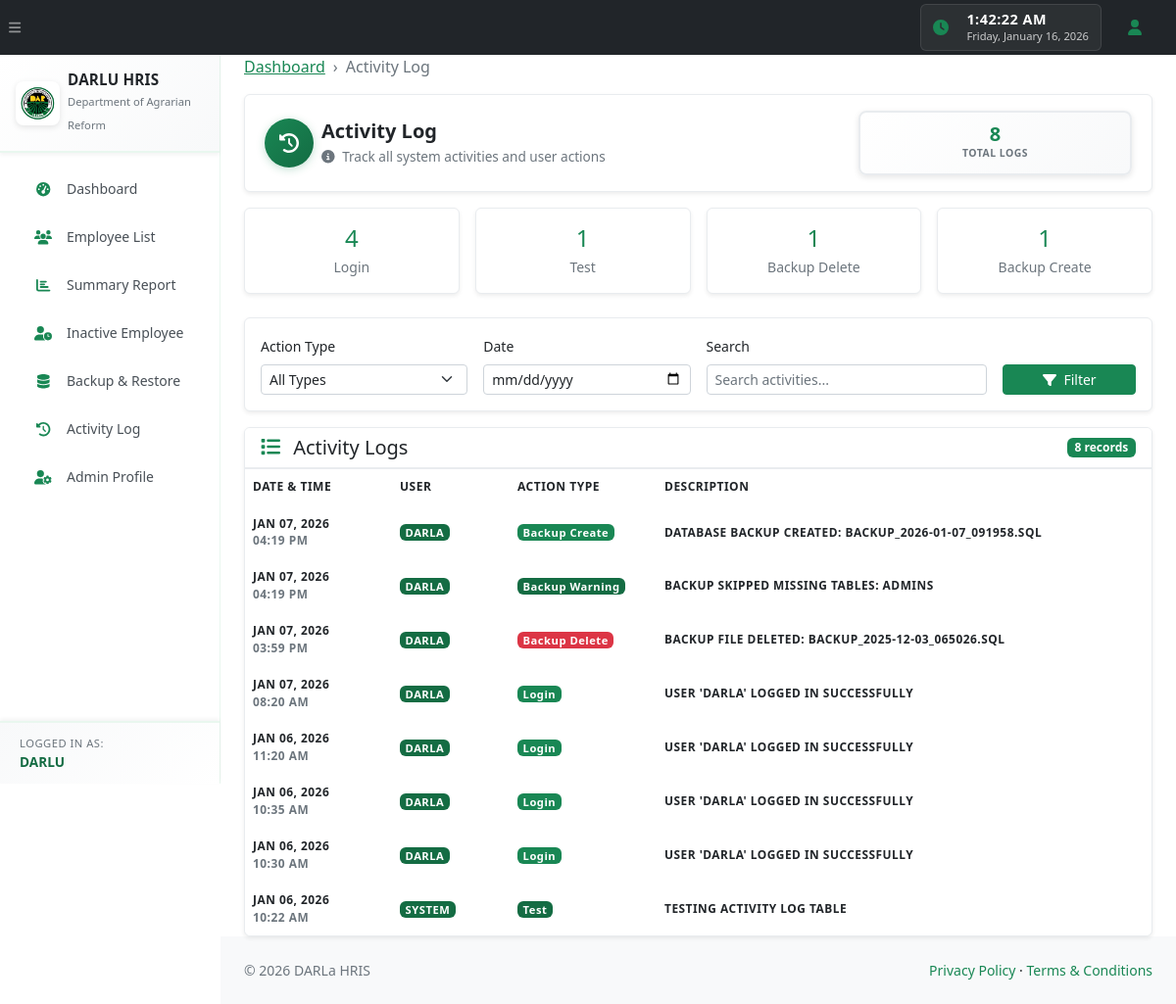
Page /activity_log.php (signed in) on the committed database.
### tables this page shows
CREATE TABLE `activity_logs` (
  `id` int(10) unsigned NOT NULL AUTO_INCREMENT,
  `user_id` varchar(50) NOT NULL,
  `action_type` varchar(100) NOT NULL,
  `action_description` text NOT NULL,
  `table_name` varchar(100) DEFAULT NULL,
  `record_id` int(10) unsigned DEFAULT NULL,
  `ip_address` varchar(45) DEFAULT NULL,
  `user_agent` text DEFAULT NULL,
  `created_at` timestamp NOT NULL DEFAULT current_timestamp(),
  PRIMARY KEY (`id`),
  KEY `idx_user` (`user_id`),
  KEY `idx_action_type` (`action_type`),
  KEY `idx_created_at` (`created_at`),
  KEY `idx_table_record` (`table_name`,`record_id`)
);

### activity_log.php (the view, shortened to what this page needs)
<?php
require_once 'db.php';
try {
    $pdo->query("SELECT 1 FROM activity_logs LIMIT 1");
} catch (PDOException $e) {
    $pdo->exec("
        CREATE TABLE IF NOT EXISTS activity_logs (
            id INT UNSIGNED AUTO_INCREMENT PRIMARY KEY,
            user_id VARCHAR(50) NOT NULL,
            action_type VARCHAR(100) NOT NULL,
            action_description TEXT NOT NULL,
            table_name VARCHAR(100) DEFAULT NULL,
            record_id INT UNSIGNED DEFAULT NULL,
            user_agent TEXT DEFAULT NULL,
            created_at TIMESTAMP DEFAULT CURRENT_TIMESTAMP,
            INDEX idx_user (user_id),
            INDEX idx_action_type (action_type),
            INDEX idx_created_at (created_at),
            INDEX idx_table_record (table_name, record_id)
        )
    ");
}
$filterType = $_GET['type'] ?? 'all';
$filterDate = $_GET['date'] ?? '';
$searchQuery = $_GET['search'] ?? '';
$page = max(1, intval($_GET['page'] ?? 1));
$perPage = 50;
$offset = ($page - 1) * $perPage;
$whereConditions = [];
$whereClause = !empty($whereConditions) ? 'WHERE ' . implode(' AND ', $whereConditions) : '';
$countStmt = $pdo->prepare("SELECT COUNT(*) FROM activity_logs $whereClause");
$countStmt->execute();
$totalRecords = $countStmt->fetchColumn();
$stmt = $pdo->prepare("
    SELECT * FROM activity_logs
    $whereClause
    ORDER BY created_at DESC
    LIMIT :limit OFFSET :offset
");
$stmt->bindValue(':limit', $perPage, PDO::PARAM_INT);
$stmt->bindValue(':offset', $offset, PDO::PARAM_INT);
$stmt->execute();
$logs = $stmt->fetchAll();
$statsStmt = $pdo->query("
    SELECT
        action_type,
        COUNT(*) as count
    FROM activity_logs
    GROUP BY action_type
    ORDER BY count DESC
");
$stats = $statsStmt->fetchAll();
require_once 'header.php';
?>
<ol class="breadcrumb mb-3">
    <li class="breadcrumb-item"><a href="index.php">Dashboard</a></li>
    <li class="breadcrumb-item active">Activity Log</li>
</ol>
<div class="card border-0 shadow-sm mb-3 professional-header-card compact-header">
    <div class="card-body p-3">
        <div class="row align-items-center">
            <div class="col-md-8">
                <div class="d-flex align-items-center">
                    <div class="directory-avatar me-2">
                        <div class="avatar-circle compact-avatar">
                            <i class="fas fa-history"></i>
                        </div>
                    </div>
                    <div>
                        <h1 class="h4 mb-0 fw-bold text-dark">Activity Log</h1>
                        <p class="text-muted mb-0 small">
                            <i class="fas fa-info-circle me-1"></i>
                            Track all system activities and user actions
                        </p>
                    </div>
                </div>
            </div>
            <div class="col-md-4 text-md-end mt-2 mt-md-0">
                <div class="stat-box-compact">
                    <div class="stat-number-compact"><?= number_format($totalRecords) ?></div>
                    <div class="stat-label-compact">Total Logs</div>
                </div>
            </div>
        </div>
    </div>
</div>
<div class="row g-3 mb-4">
    <?php foreach (array_slice($stats, 0, 4) as $stat): ?>
        <div class="col-md-3">
            <div class="card border-0 shadow-sm">
                <div class="card-body text-center">
                    <div class="h4 mb-1 text-primary"><?= number_format($stat['count']) ?></div>
                    <div class="small text-muted text-capitalize"><?= htmlspecialchars(str_replace('_', ' ', $stat['action_type'])) ?></div>
                </div>
            </div>
        </div>
    <?php endforeach; ?>
</div>
<div class="card border-0 shadow-sm mb-3">
    <div class="card-body">
        <form method="get" class="row g-3">
            <div class="col-md-3">
                <label for="type" class="form-label small">Action Type</label>
                <select class="form-select form-select-sm" id="type" name="type">
                    <option value="all" <?= $filterType === 'all' ? 'selected' : '' ?>>All Types</option>
                </select>
            </div>
            <div class="col-md-3">
                <label for="date" class="form-label small">Date</label>
                <input type="date" class="form-control form-control-sm" id="date" name="date" value="<?= htmlspecialchars($filterDate) ?>">
            </div>
            <div class="col-md-4">
                <label for="search" class="form-label small">Search</label>
                <input type="text" class="form-control form-control-sm" id="search" name="search"
                       value="<?= htmlspecialchars($searchQuery) ?>" placeholder="Search activities...">
            </div>
            <div class="col-md-2 d-flex align-items-end">
                <button type="submit" class="btn btn-primary btn-sm w-100">
                    <i class="fas fa-filter me-1"></i> Filter
                </button>
            </div>
        </form>
    </div>
</div>
<div class="card border-0 shadow-sm">
    <div class="card-header bg-white border-bottom d-flex justify-content-between align-items-center">
        <h5 class="card-title mb-0">
            <i class="fas fa-list me-2 text-primary"></i>
            Activity Logs
        </h5>
        <span class="badge bg-primary"><?= number_format($totalRecords) ?> records</span>
    </div>
    <div class="card-body p-0">
        <?php if (empty($logs)): ?>
            <div class="text-center py-5">
                <i class="fas fa-inbox fa-3x text-muted mb-3 d-block"></i>
                <p class="text-muted mb-0">No activity logs found.</p>
            </div>
        <?php else: ?>
            <div class="table-responsive">
                <table class="employee-table">
                    <thead>
                    <tr>
                        <th style="width: 150px;">Date & Time</th>
                        <th style="width: 120px;">User</th>
                        <th style="width: 150px;">Action Type</th>
                        <th>Description</th>
                    </tr>
                    </thead>
                    <tbody>
                    <?php foreach ($logs as $log): ?>
                        <tr>
                            <td>
                                <div class="small">
                                    <div class="fw-bold"><?= date('M d, Y', strtotime($log['created_at'])) ?></div>
                                    <div class="text-muted"><?= date('h:i A', strtotime($log['created_at'])) ?></div>
                                </div>
                            </td>
                            <td>
                                <span class="badge bg-secondary"><?= htmlspecialchars($log['user_id']) ?></span>
                            </td>
                            <td>
                                <?php
                                $typeColors = [
                                    'login' => 'success',
                                    'logout' => 'secondary',
                                    'employee_create' => 'primary',
                                    'employee_update' => 'info',
                                    'employee_delete' => 'danger',
                                    'backup_create' => 'success',
                                    'backup_restore' => 'warning',
                                    'backup_delete' => 'danger',
                                    'event_create' => 'primary',
                                    'event_update' => 'info',
                                    'event_delete' => 'danger',
                                    'profile_update' => 'info',
                                    'password_change' => 'warning'
                                ];
                                $color = $typeColors[$log['action_type']] ?? 'secondary';
                                ?>
                                <span class="badge bg-<?= $color ?> text-capitalize">
                                    <?= htmlspecialchars(str_replace('_', ' ', $log['action_type'])) ?>
                                </span>
                            </td>
                            <td>
                                <div class="small">
                                    <?= htmlspecialchars($log['action_description']) ?>
                                </div>
                            </td>
                        </tr>
                    <?php endforeach; ?>
                    </tbody>
                </table>
            </div>
        <?php endif; ?>
    </div>
</div>
<?php
require_once 'footer.php';
?>

### rows in the picture
activity_logs: created_at "JAN 07, 2026", created_at "04:19 PM", user "DARLA", action_type "Backup Create", action_description "DATABASE BACKUP CREATED: BACKUP_2026-01-07_091958.SQL"
activity_logs: created_at "JAN 07, 2026", created_at "04:19 PM", user "DARLA", action_type "Backup Warning", action_description "BACKUP SKIPPED MISSING TABLES: ADMINS"
activity_logs: created_at "JAN 07, 2026", created_at "03:59 PM", user "DARLA", action_type "Backup Delete", action_description "BACKUP FILE DELETED: BACKUP_2025-12-03_065026.SQL"
activity_logs: created_at "JAN 07, 2026", created_at "08:20 AM", user "DARLA", action_type "Login", action_description "USER 'DARLA' LOGGED IN SUCCESSFULLY"
activity_logs: created_at "JAN 06, 2026", created_at "11:20 AM", user "DARLA", action_type "Login", action_description "USER 'DARLA' LOGGED IN SUCCESSFULLY"
activity_logs: created_at "JAN 06, 2026", created_at "10:35 AM", user "DARLA", action_type "Login", action_description "USER 'DARLA' LOGGED IN SUCCESSFULLY"
activity_logs: created_at "JAN 06, 2026", created_at "10:30 AM", user "DARLA", action_type "Login", action_description "USER 'DARLA' LOGGED IN SUCCESSFULLY"
activity_logs: created_at "JAN 06, 2026", created_at "10:22 AM", user "SYSTEM", action_type "Test", action_description "TESTING ACTIVITY LOG TABLE"

### other values in the picture
$adminUsername "DARLU"
$totalRecords "8"
$stat['count'] "4"
str_replace('_', ' ', $stat['action_type']) "Login"
$stat['count'] "1"
str_replace('_', ' ', $stat['action_type']) "Test"
str_replace('_', ' ', $stat['action_type']) "Backup Delete"
str_replace('_', ' ', $stat['action_type']) "Backup Create"
